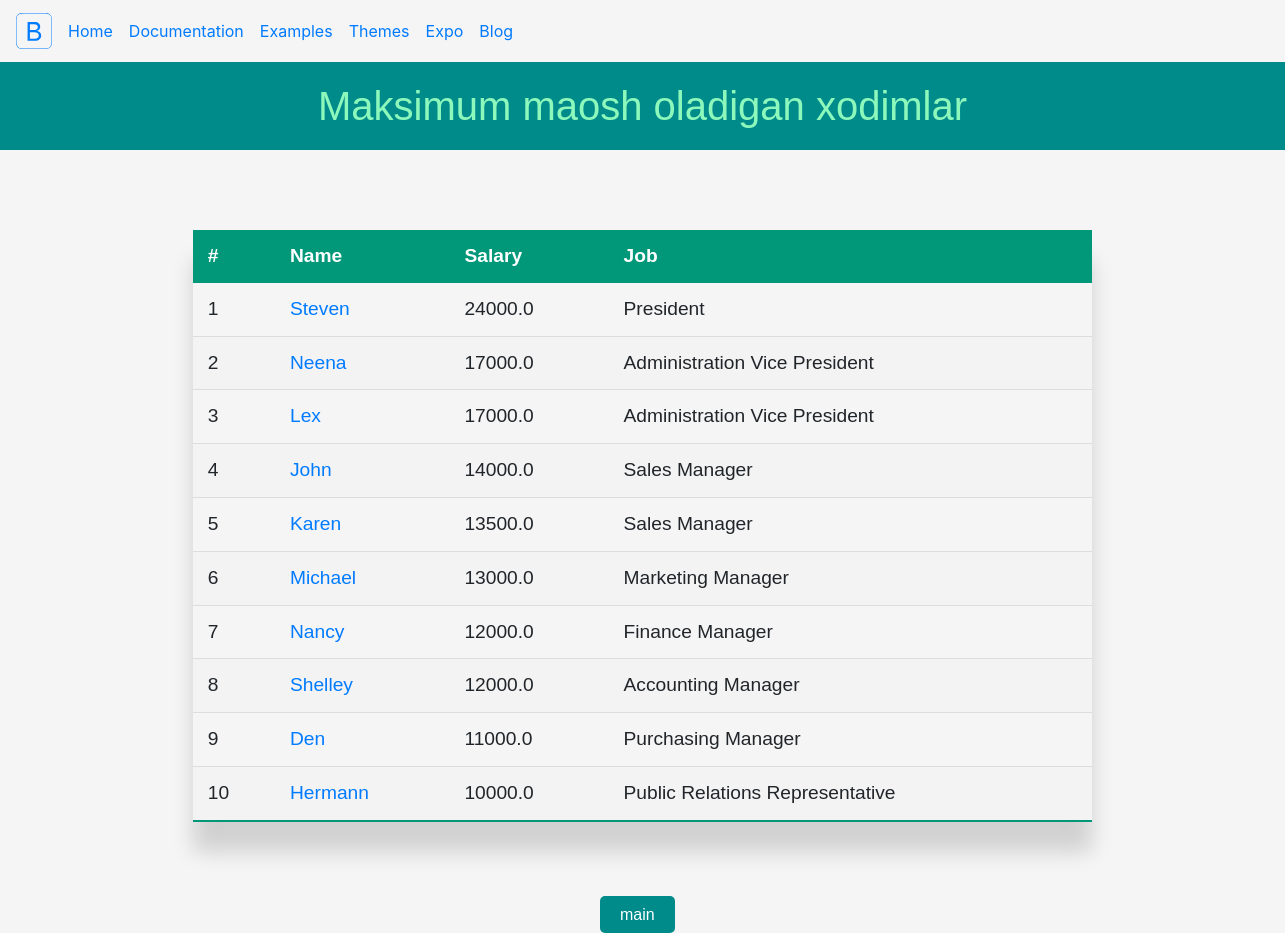
The app's page /salary/10 with its own data.
### orm_app/models.py (models this page shows)
class Employees(models.Model):
    employee_id = models.AutoField(primary_key=True)
    first_name = models.TextField(blank=True, null=True)
    last_name = models.TextField()
    email = models.TextField()
    phone_number = models.TextField(blank=True, null=True)
    hire_date = models.TextField()
    job = models.ForeignKey('Jobs', models.DO_NOTHING)
    salary = models.TextField()  # This field type is a guess.
    manager = models.ForeignKey('self', models.DO_NOTHING, blank=True, null=True)
    department = models.ForeignKey(Departments, models.DO_NOTHING)
    class Meta:
        managed = False
        db_table = 'employees'

class Jobs(models.Model):
    job_id = models.AutoField(primary_key=True)
    job_title = models.TextField()
    min_salary = models.TextField()  # This field type is a guess.
    max_salary = models.TextField()  # This field type is a guess.
    class Meta:
        managed = False
        db_table = 'jobs'

### orm_app/views.py (the view)
# urls.py: path('salary/<int:id>', max_salary, name="salary"),
def max_salary(request, id):
    queryset = Employees.objects.all().order_by('-salary')[:id]
    return render(request, 'salary.html', {"max_salary": queryset})

### templates/salary.html (shortened to what this page needs)
<!DOCTYPE html>
<html>
{% load static %}
<head>
    <link rel="stylesheet" href="{% static 'css/style.css' %}">
    <link rel="stylesheet" href="{% static 'css/bootstrap.min.css' %}">
</head>
<body style="background-color:whitesmoke">
<header class="navbar navbar-expand  flex-column flex-md-row bd-navbar">
    <a class="navbar-brand mr-0 mr-md-2" href="#" aria-label="Bootstrap">
    </a>
    <div class="navbar-nav-scroll">
        <ul class="navbar-nav bd-navbar-nav flex-row">
            <li class="nav-item">
                <a class="nav-link active" href="/"
                   onclick="ga('send', 'event', 'Navbar', 'Community links', 'Bootstrap');">Home</a>
            </li>
            <li class="nav-item">
                <a class="nav-link " href="#"
                   onclick="ga('send', 'event', 'Navbar', 'Community links', 'Docs');">Documentation</a>
            </li>
            <li class="nav-item">
                <a class="nav-link " href="#"
                   onclick="ga('send', 'event', 'Navbar', 'Community links', 'Examples');">Examples</a>
            </li>
            <li class="nav-item">
                <a class="nav-link" href="#"
                   onclick="ga('send', 'event', 'Navbar', 'Community links', 'Themes');">Themes</a>
            </li>
            <li class="nav-item">
                <a class="nav-link" href="#"
                   onclick="ga('send', 'event', 'Navbar', 'Community links', 'Expo');">Expo</a>
            </li>
            <li class="nav-item">
                <a class="nav-link" href="#"
                   onclick="ga('send', 'event', 'Navbar', 'Community links', 'Blog');">Blog</a>
            </li>
        </ul>
    </div>
</header>
<h1 style="background-color:darkcyan;text-align:center;margin:auto;color:#8df8bb;font-family: sans-serif;padding:20px">Maksimum maosh oladigan xodimlar</h1>
<table class="styled-table">
    <thead>
        <tr>
            <th>#</th>
            <th>Name</th>
            <th>Salary</th>
            <th style="">Job</th>
        </tr>
    </thead>
    <tbody>
        {% for max in max_salary %}
        <tr>
            <td>{{ forloop.counter }}</td>
            <td><a href="{% url 'deps' employee_id=max.employee_id%}" >{{max.first_name}}</a></td>
            <td>{{max.salary}}</td>
            <td>{{max.job.job_title}}</td>
        </tr>
        {% endfor %}
    </tbody>
</table>
<a href="/" class="button">main</a>
</body>
</html>

### static/css/style.css (style rules this page uses)
.styled-table { border-collapse: collapse; margin: 80px auto; font-size: 1.2em; font-family: sans-serif; min-width: 70%; box-shadow: 0 30px 20px rgba(0, 0, 0, 0.15); }
.styled-table thead tr { background-color: #009879; color: #ffffff; text-align: left; }
.styled-table th, .styled-table td { padding: 12px 15px; }
.styled-table tbody tr { border-bottom: 1px solid #dddddd; }
.styled-table tbody tr:nth-of-type(even) { background-color: #f3f3f3; }
.styled-table tbody tr:last-of-type { border-bottom: 2px solid #009879; }
.button { margin: 600px; background-color: darkcyan; padding: 10px 20px; border-radius: 5px; color: white; font-family: sans-serif; text-align: center; }

### records on screen
Employees: first_name "Steven", salary "24000.0", job.job_title "President"
Employees: first_name "Neena", salary "17000.0", job.job_title "Administration Vice President"
Employees: first_name "Lex", salary "17000.0", job.job_title "Administration Vice President"
Employees: first_name "John", salary "14000.0", job.job_title "Sales Manager"
Employees: first_name "Karen", salary "13500.0", job.job_title "Sales Manager"
Employees: first_name "Michael", salary "13000.0", job.job_title "Marketing Manager"
Employees: first_name "Nancy", salary "12000.0", job.job_title "Finance Manager"
Employees: first_name "Shelley", salary "12000.0", job.job_title "Accounting Manager"
Employees: first_name "Den", salary "11000.0", job.job_title "Purchasing Manager"
Employees: first_name "Hermann", salary "10000.0", job.job_title "Public Relations Representative"
